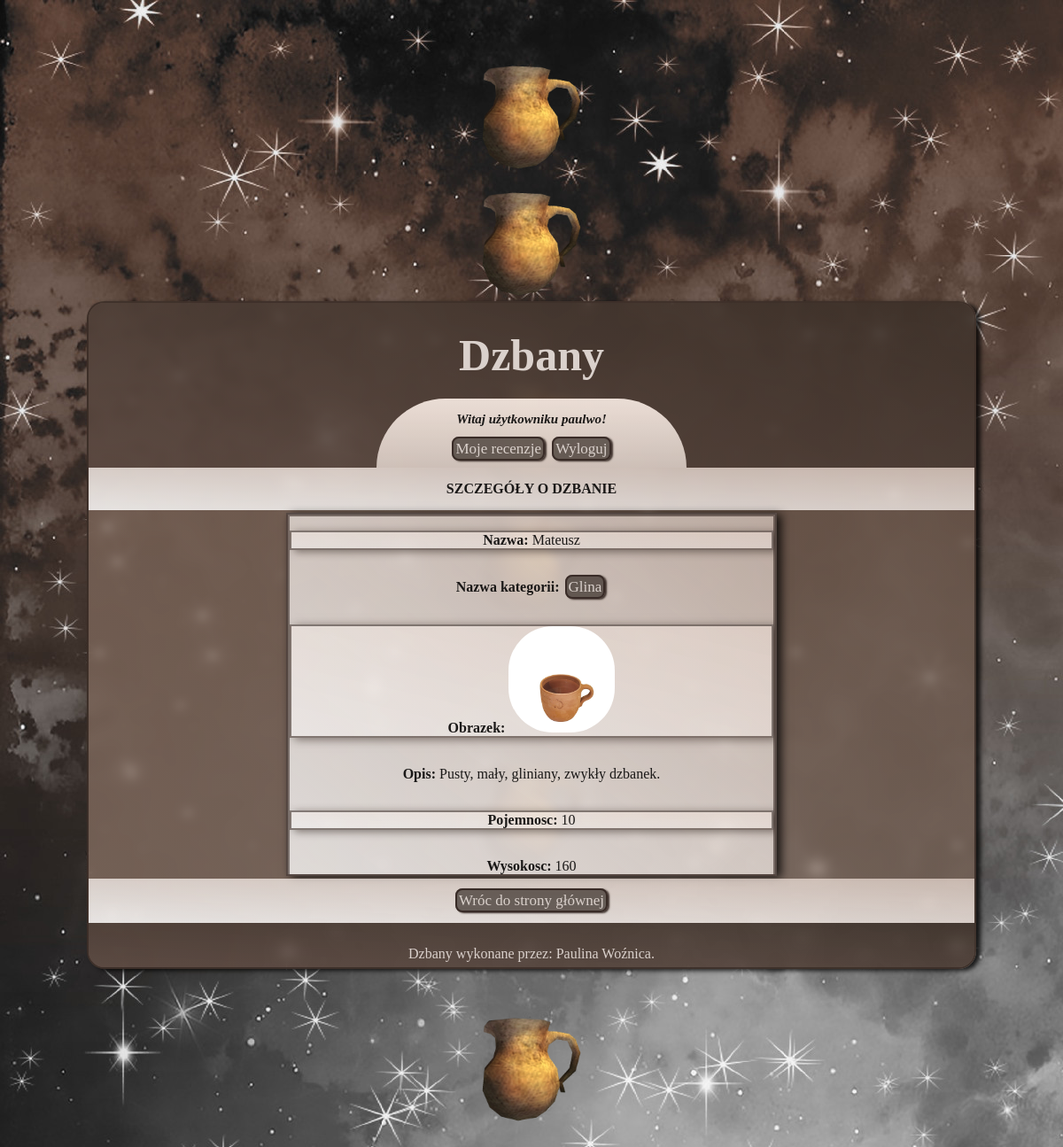
The page /details.php?id=3 (signed in) on the database its author committed.
### tables this page shows
CREATE TABLE `dzbany` (
  `id` int(10) UNSIGNED NOT NULL,
  `idKategorii` int(10) UNSIGNED NOT NULL,
  `nazwa` varchar(50) NOT NULL,
  `obrazek` varchar(50) NOT NULL,
  `opis` text NOT NULL,
  `pojemnosc` int(11) NOT NULL,
  `wysokosc` int(11) NOT NULL
);

CREATE TABLE `kategorie` (
  `Id` int(10) UNSIGNED NOT NULL,
  `nazwa` varchar(50) NOT NULL,
  `opis` text NOT NULL
);

### details.php (the view, shortened to what this page needs)
<!DOCTYPE html>
<html lang="pl">
<head>
    <link rel="stylesheet" href="style.css">
</head>
<body>
    <img src="tlo1.png" class="tlo_img">
    <img src="tlo1.png" class="tlo_img2">
    <img src="tlo1.png" class="tlo_img3">
    <img src="tlo1.png" class="tlo_img4">
    <img src="tlo1.png" class="tlo_img5">
    <img src="tlo1.png" class="tlo_img6">
    <div class="glowny">
    <header>
        <h1>Dzbany</h1>
        <?php include("powitanie.php");?>
    </header>
    <article>
        <h4 class="dolny_pasek">SZCZEGÓŁY O DZBANIE</h4>
        <div class="szczegoly">
        <div class="scroll_szczegoly">
        <?php
            $conn = new mysqli("localhost", "root", "", "dzbanyv2dbpw");
            if (isset($_GET["id"])) {
            $id = $_GET["id"];
            $sql = "SELECT idKategorii, k.nazwa AS nazwaKat, d.nazwa, obrazek, d.opis, pojemnosc,
            wysokosc FROM dzbany d, kategorie k WHERE d.id=$id AND idKategorii=k.id";
            $result = $conn->query($sql);
                if ($result->num_rows > 0) {
                    $row = $result->fetch_object();
                    echo "<div class='szczegoly_kolumny'><p class='paragraf2'><b>Nazwa: </b>{$row->nazwa}</p>
                    <p class='p1'><b>Nazwa kategorii: </b><a href='index.php?idKat={$row->idKategorii}' class='przyciski'>{$row->nazwaKat}</a>
                    <p class='paragraf2'><b>Obrazek: </b><img src='obrazki/{$row->obrazek}' class='img_szczegoly'></p>
                    <p class='p1'><b>Opis: </b>{$row->opis}</p>
                    <p class='paragraf2'><b>Pojemnosc: </b>{$row->pojemnosc}</p>
                    <p class='p1'><b>Wysokosc: </b>{$row->wysokosc}</p><hr></div>
                    <div class='paragraf2'>
                    <h4>RECENZJE</h4>";
                }else {
                    echo "Nie ma takiego dzbana!";
                }
            }else{
                echo "Wystąpił błąd!";
            }
        ?>
        </div>
        </div>
        </div>
        <div class="dolny_pasek">
        <a href="index.php" class='przyciski'>Wróc do strony głównej</a>
        </div>
    </article>
    <footer>
            <p>Dzbany wykonane przez: Paulina Woźnica.</p>
    </footer>
    </div>
</body>
</html>

### style.css (style rules this page uses)
html { height: 100%; }
body { background: linear-gradient(to right top, #ede3d7,#79675c); background-image: url(tlo.jpg); height: 100%; margin: 0px; display: flex; justify-content: center; align-items: center; overflow: hidden; }
.glowny { width: 1000px; height: 750px; background: linear-gradient(to right top, #887164c7,#614d41bd); overflow: auto; padding: 0px; border: #362924da 2px solid; border-radius: 20px; box-shadow: 5px 2px 5px #000000c9; display: flex; flex-direction: column; align-items: stretch; backdrop-filter: blur(5px); font-family: Georgia, 'Times New Roman', Times, serif; color: #1a1817;; }
.tlo_img { position: absolute; top:5%; animation: lataniewprawo 30s infinite linear; }
.tlo_img2 { position: absolute; top:60%; animation: lataniewprawo 15s infinite linear ; }
.tlo_img3 { position: absolute; top:30%; animation: lataniewprawo 20s infinite linear; }
.tlo_img4 { position: absolute; size: 400px; top:15%; animation: lataniewlewo 30s infinite linear; }
.tlo_img5 { position: absolute; top:40%; animation: lataniewlewo 15s infinite linear; }
.tlo_img6 { position: absolute; top:80%; animation: lataniewlewo 20s infinite linear; }
img { height: 120px; }
header,footer { background: linear-gradient(to right top, #4e3d379f,#2e251fa9); padding: 10px; text-align: center; color: #dad1cc; padding-bottom: 0px; display: flex; flex-direction: column; align-items: center; }
header { height: 180px; }
footer { height: 30px; padding-bottom: 10px; }
h1 { font-size: 50px; margin: 20px; }
article { display: flex; flex-direction: column; }
.przyciski { text-decoration: none; background-color: #2e251fa9; color: #dad1cc; border: #362924f1 2px solid; padding: 2px; font-size: 17px; font-family: Georgia, 'Times New Roman', Times, serif; box-shadow: 2px 1px 2px #362924f1; margin: 2px; border-radius: 8px; }
.dolny_pasek { background: linear-gradient(to right top, #ffffffd3,#f7e7dea9); margin: 0px; padding: 15px; text-align: center; }
.scroll_szczegoly,.scroll_mojerecenzje { height: 100%; overflow-y: auto; overflow-x:hidden; background: linear-gradient(to right top, #ffffffc4,#f7e7de98); box-shadow: 5px 2px 10px #000000c9; border: #362924cc 2px solid; text-align: center; width: 550px; }
.szczegoly,.mojerecenzje { height: 406px; display: flex; align-items: center; justify-content: center; padding: 5px; }
.szczegoly_kolumny { display: flex; flex-direction: column; box-shadow: 5px 2px 10px #36292493; border: #36292493 2px solid; }
.paragraf2 { background: linear-gradient(to right top, #ffffff6c,#f7e7de77); border: #36292493 2px solid; box-shadow: 5px 2px 10px #36292493; }
.img_szczegoly { border-radius: 50px; }

### rows shown on the page
dzbany: nazwa "Mateusz", idKategorii.nazwa "Glina", obrazek (picture), opis "Pusty, mały, gliniany, zwykły dzbanek.", pojemnosc "10", wysokosc "160"

### other values the page prints
$_SESSION["login"] "paulwo"
